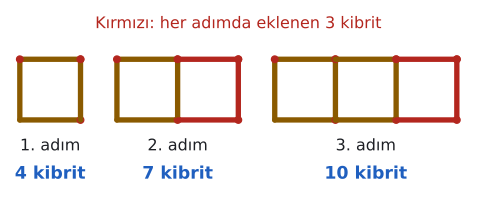

Write the Python code that produced this figure.
import sys; sys.path.insert(0, "tools")
from cizim import *

# Yan yana kareler: 1 kare 4, 2 kare 7, 3 kare 10 kibrit. Her yeni kare 3 kibrit ekler: 3n + 1.
fig, ax = sekil(6.2, 2.6)
ax.axis("off")

def kibrit(x1, y1, x2, y2, yeni=False):
    renk = KIRMIZI if yeni else SARI
    ax.plot([x1, x2], [y1, y2], color=renk, lw=4, solid_capstyle="round")
    ax.plot(x2, y2, "o", color=KIRMIZI, markersize=5)

bas = [0, 1.6, 4.2]
for n, x0 in zip((1, 2, 3), bas):
    for k in range(n):
        x = x0 + k
        yeni = (k == n - 1 and n > 1)
        kibrit(x, 0, x + 1, 0, yeni); kibrit(x, 1, x + 1, 1, yeni); kibrit(x + 1, 0, x + 1, 1, yeni)
        if k == 0: kibrit(x, 0, x, 1)
    ax.text(x0 + n / 2, -0.3, f"{n}. adım", ha="center", va="top", fontsize=12)
    ax.text(x0 + n / 2, -0.75, f"{3 * n + 1} kibrit", ha="center", va="top", fontsize=13, color=MAVI, fontweight="bold")
ax.text(3.6, 1.45, "Kırmızı: her adımda eklenen 3 kibrit", ha="center", va="bottom", fontsize=12, color=KIRMIZI)
ax.set_xlim(-0.2, 7.4); ax.set_ylim(-1.2, 1.85); ax.set_aspect("equal")
kaydet(fig, __file__)
